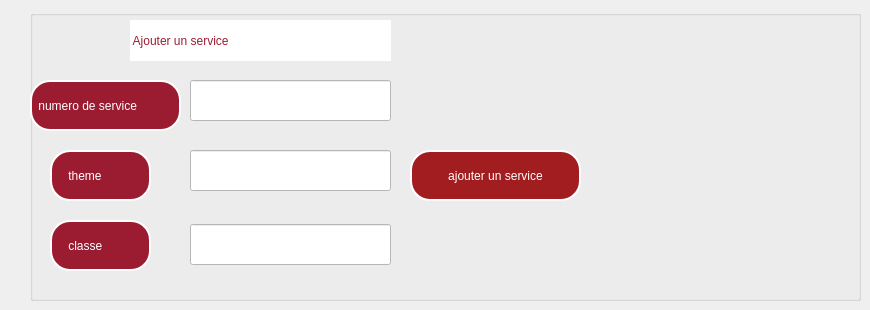
          <widget class="QWidget" name="tab_8">
           <attribute name="title">
            <string>ajouter un service</string>
           </attribute>
           <widget class="QGroupBox" name="grpboxservice">
            <property name="geometry">
             <rect>
              <x>30</x>
              <y>10</y>
              <width>831</width>
              <height>291</height>
             </rect>
            </property>
            <property name="title">
             <string/>
            </property>
            <widget class="QLabel" name="ajnums">
             <property name="geometry">
              <rect>
               <x>0</x>
               <y>70</y>
               <width>151</width>
               <height>51</height>
              </rect>
             </property>
             <property name="styleSheet">
              <string notr="true">background-color:#9B1C31;
color:white;
border-radius:20px;
 border: 2px solid white ;</string>
             </property>
             <property name="text">
              <string> numero de service</string>
             </property>
            </widget>
            <widget class="QLabel" name="themes">
             <property name="geometry">
              <rect>
               <x>20</x>
               <y>140</y>
               <width>101</width>
               <height>51</height>
              </rect>
             </property>
             <property name="styleSheet">
              <string notr="true">background-color:#9B1C31;
color:white;
border-radius:20px;
 border: 2px solid white ;</string>
             </property>
             <property name="text">
              <string>    theme</string>
             </property>
            </widget>
            <widget class="QLabel" name="classes">
             <property name="geometry">
              <rect>
               <x>20</x>
               <y>210</y>
               <width>101</width>
               <height>51</height>
              </rect>
             </property>
             <property name="styleSheet">
              <string notr="true">background-color:#9B1C31;
color:white;
border-radius:20px;
 border: 2px solid white ;</string>
             </property>
             <property name="text">
              <string>    classe</string>
             </property>
            </widget>
            <widget class="QLineEdit" name="le_NUM">
             <property name="geometry">
              <rect>
               <x>160</x>
               <y>70</y>
               <width>201</width>
               <height>41</height>
              </rect>
             </property>
             <property name="styleSheet">
              <string notr="true">background-color:white;</string>
             </property>
            </widget>
            <widget class="QLineEdit" name="le_Theme">
             <property name="geometry">
              <rect>
               <x>160</x>
               <y>140</y>
               <width>201</width>
               <height>41</height>
              </rect>
             </property>
             <property name="styleSheet">
              <string notr="true">background-color:white;</string>
             </property>
            </widget>
            <widget class="QLineEdit" name="la_classe">
             <property name="geometry">
              <rect>
               <x>160</x>
               <y>214</y>
               <width>201</width>
               <height>41</height>
              </rect>
             </property>
             <property name="styleSheet">
              <string notr="true">background-color:white;</string>
             </property>
            </widget>
            <widget class="QPushButton" name="pbajouter">
             <property name="geometry">
              <rect>
               <x>380</x>
               <y>140</y>
               <width>171</width>
               <height>51</height>
              </rect>
             </property>
             <property name="styleSheet">
              <string notr="true">QPushButton
{border-radius:20px;
background-color:rgb(161, 29, 31);
color:white;
border: 2px solid white;}

QPushButton::hover
{
background-color:white;
color:rgb(161, 29, 31);}

</string>
             </property>
             <property name="text">
              <string>ajouter un service</string>
             </property>
            </widget>
            <widget class="QLabel" name="label_44">
             <property name="geometry">
              <rect>
               <x>100</x>
               <y>10</y>
               <width>261</width>
               <height>41</height>
              </rect>
             </property>
             <property name="styleSheet">
              <string notr="true">QLabel{

font: 63 11pt &quot;Lucida Sans Typewriter&quot;;
background-color:white;
border-radius:25px;
color:#9B1C31;}



</string>
             </property>
             <property name="text">
              <string> Ajouter un service</string>
             </property>
            </widget>
           </widget>
          </widget>
